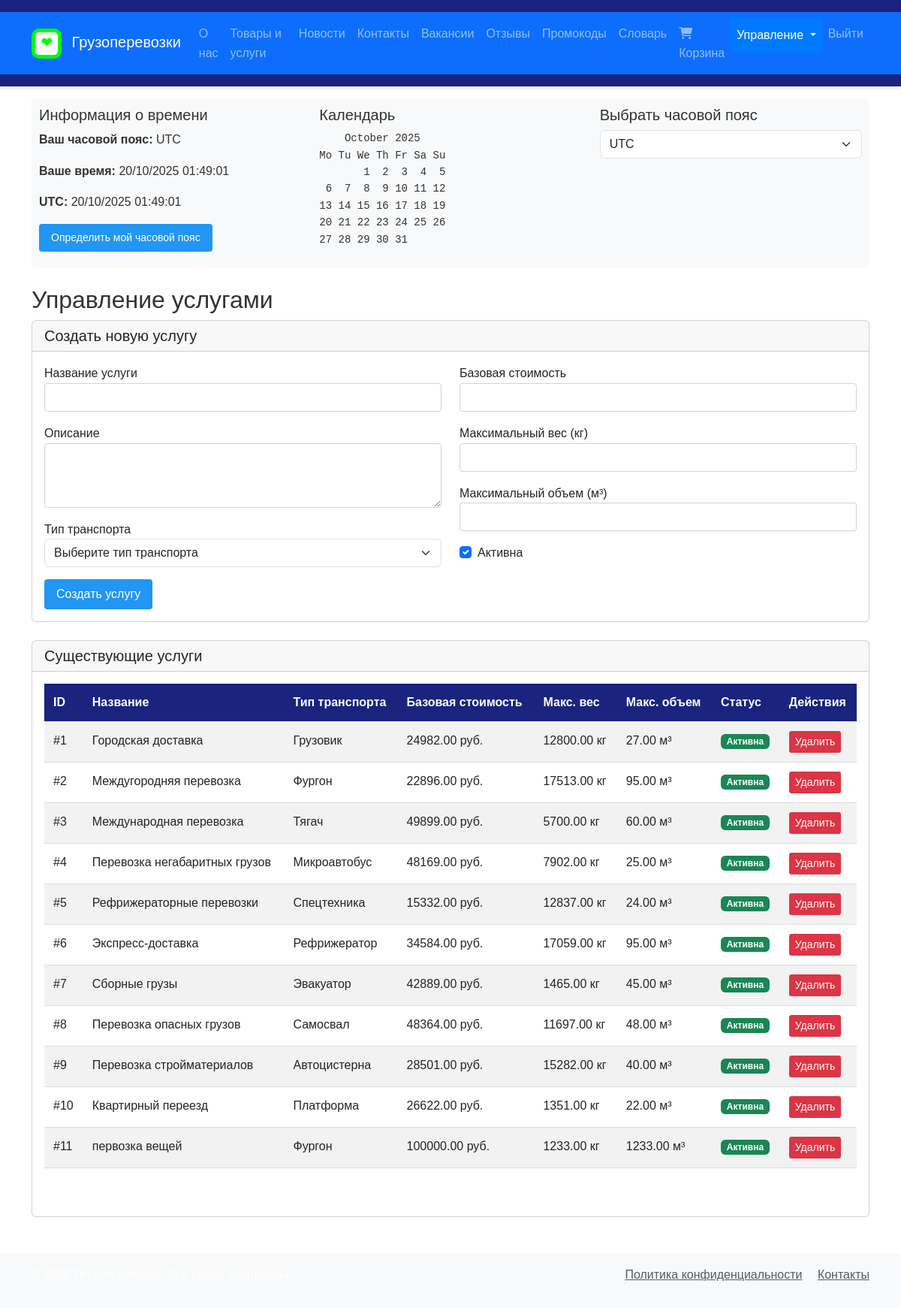
Page /management/services/ (signed in) on the committed database.
### main/models.py (models this page shows, shortened)
class Service(models.Model):
    name = models.CharField('Название', max_length=200)
    description = models.TextField('Описание', default='')
    vehicle_type = models.ForeignKey(VehicleType, on_delete=models.PROTECT, verbose_name='Тип транспорта')
    base_price = models.DecimalField('Базовая цена', max_digits=10, decimal_places=2, default=0.00)
    max_weight = models.DecimalField('Максимальный вес (кг)', max_digits=10, decimal_places=2, default=1000.00)
    max_volume = models.DecimalField('Максимальный объем (м³)', max_digits=10, decimal_places=2, default=10.00)
    is_active = models.BooleanField('Активна', default=True)
    class Meta:
        verbose_name = 'Услуга'
        verbose_name_plural = 'Услуги'

class VehicleType(models.Model):
    name = models.CharField('Название', max_length=200)
    description = models.TextField('Описание', default='')
    class Meta:
        verbose_name = 'Тип транспорта'
        verbose_name_plural = 'Типы транспорта'

### main/views.py (the view, shortened to what this page needs)
# urls.py: path('management/services/', views.admin_services, name='admin_services'),
@staff_member_required
def admin_services(request):
    services = Service.objects.select_related('vehicle_type').all()
    vehicle_types = VehicleType.objects.all()
    context = {
        'services': services,
        'vehicle_types': vehicle_types
    }
    return render(request, 'main/management/services.html', context)

### main/context_processors.py (called while the page is built)
def timezone_info(request):
    user_timezone = request.session.get('user_timezone', 'UTC')
    if user_timezone not in pytz.all_timezones:
        user_timezone = 'UTC'
    user_tz = pytz.timezone(user_timezone)
    utc_now = timezone.now()
    user_now = utc_now.astimezone(user_tz)
    cal = calendar.TextCalendar(calendar.MONDAY)
    current_calendar = cal.formatmonth(user_now.year, user_now.month)
    return {
        'user_timezone': user_timezone,
        'utc_now': utc_now.strftime('%d/%m/%Y %H:%M:%S'),
        'user_now': user_now.strftime('%d/%m/%Y %H:%M:%S'),
        'current_calendar': current_calendar,
    }

### main/templates/main/management/services.html (shortened to what this page needs)
{% extends 'main/base.html' %}
{% load static %}
{% block content %}
<div class="container mt-4">
    <h2>Управление услугами</h2>
    <div class="card mb-4">
        <div class="card-header">
            <h5 class="mb-0">Создать новую услугу</h5>
        </div>
        <div class="card-body">
            <form method="post">
                <div class="row">
                    <div class="col-md-6">
                        <div class="mb-3">
                            <label for="name">Название услуги</label>
                            <input type="text" class="form-control" id="name" name="name" required>
                        </div>
                        <div class="mb-3">
                            <label for="description">Описание</label>
                            <textarea class="form-control" id="description" name="description" rows="3" required></textarea>
                        </div>
                        <div class="mb-3">
                            <label for="vehicle_type">Тип транспорта</label>
                            <select name="vehicle_type" id="vehicle_type" class="form-select" required>
                                <option value="">Выберите тип транспорта</option>
                            </select>
                        </div>
                    </div>
                    <div class="col-md-6">
                        <div class="mb-3">
                            <label for="base_price">Базовая стоимость</label>
                            <input type="number" step="0.01" class="form-control" id="base_price" name="base_price" required>
                        </div>
                        <div class="mb-3">
                            <label for="max_weight">Максимальный вес (кг)</label>
                            <input type="number" step="0.1" class="form-control" id="max_weight" name="max_weight" required>
                        </div>
                        <div class="mb-3">
                            <label for="max_volume">Максимальный объем (м³)</label>
                            <input type="number" step="0.1" class="form-control" id="max_volume" name="max_volume" required>
                        </div>
                        <div class="mb-3">
                            <div class="form-check">
                                <input type="checkbox" class="form-check-input" id="is_active" name="is_active" checked>
                                <label class="form-check-label" for="is_active">Активна</label>
                            </div>
                        </div>
                    </div>
                </div>
                <button type="submit" class="btn btn-primary">Создать услугу</button>
            </form>
        </div>
    </div>
    <div class="card">
        <div class="card-header">
            <h5 class="mb-0">Существующие услуги</h5>
        </div>
        <div class="card-body">
            <div class="table-responsive">
                <table class="table table-striped">
                    <thead>
                        <tr>
                            <th>ID</th>
                            <th>Название</th>
                            <th>Тип транспорта</th>
                            <th>Базовая стоимость</th>
                            <th>Макс. вес</th>
                            <th>Макс. объем</th>
                            <th>Статус</th>
                            <th>Действия</th>
                        </tr>
                    </thead>
                    <tbody>
                        {% for service in services %}
                        <tr>
                            <td>#{{ service.id }}</td>
                            <td>{{ service.name }}</td>
                            <td>{{ service.vehicle_type.name }}</td>
                            <td>{{ service.base_price }} руб.</td>
                            <td>{{ service.max_weight }} кг</td>
                            <td>{{ service.max_volume }} м³</td>
                            <td>
                                <span class="badge {% if service.is_active %}bg-success{% else %}bg-danger{% endif %}">
                                    {{ service.is_active|yesno:"Активна,Неактивна" }}
                                </span>
                            </td>
                            <td>
                                <form method="post" class="d-inline" onsubmit="return confirm('Вы уверены, что хотите удалить эту услугу?');">
                                    <button type="submit" class="btn btn-danger btn-sm">Удалить</button>
                                </form>
                            </td>
                        </tr>
                        {% empty %}
                        <tr>
                            <td colspan="8" class="text-center">Нет услуг</td>
                        </tr>
                        {% endfor %}
                    </tbody>
                </table>
            </div>
        </div>
    </div>
</div>
{% endblock %}

### main/static/css/style.css (style rules this page uses)
* { margin: 0; padding: 0; box-sizing: border-box; }
body { font-family: 'Arial', sans-serif; line-height: 1.6; color: #333; }
.btn { padding: 0.5rem 1rem; border: none; border-radius: 4px; cursor: pointer; text-decoration: none; transition: background-color 0.3s; }
.btn-primary { background-color: #2196f3; color: white; }
.btn.btn-danger { color: #fff !important; background-color: #dc3545 !important; border-color: #dc3545 !important; padding: 0.25rem 0.5rem; font-size: 0.875rem; line-height: 1.5; border-radius: 0.2rem; text-decoration: none; display: inline-block; font-weight: 400; text-align: center; vertical-align: middle; cursor: pointer; user-select: none; transition: color .15s ease-in-out,background-color .15s ease-in-out,border-color .15s ease-in-out,box-shadow .15s ease-in-out; }
.table-responsive { overflow-x: auto; margin-bottom: 2rem; }
.table { width: 100%; border-collapse: collapse; margin-bottom: 1rem; }
.table th, .table td { padding: 0.75rem; text-align: left; border-bottom: 1px solid #ddd; }
.table th { background-color: #1a237e; color: white; }
.table tr:nth-child(even) { background-color: #f5f5f5; }
.form-control { display: block; width: 100%; padding: .375rem .75rem; font-size: 1rem; line-height: 1.5; color: #495057; background-color: #fff; border: 1px solid #ced4da; border-radius: .25rem; transition: border-color .15s ease-in-out,box-shadow .15s ease-in-out; }

### rows in the picture
Service: id "1", name "Городская доставка", vehicle_type.name "Грузовик", base_price "24982.00", max_weight "12800.00", max_volume "27.00", is_active "Активна"
Service: id "2", name "Междугородняя перевозка", vehicle_type.name "Фургон", base_price "22896.00", max_weight "17513.00", max_volume "95.00", is_active "Активна"
Service: id "3", name "Международная перевозка", vehicle_type.name "Тягач", base_price "49899.00", max_weight "5700.00", max_volume "60.00", is_active "Активна"
Service: id "4", name "Перевозка негабаритных грузов", vehicle_type.name "Микроавтобус", base_price "48169.00", max_weight "7902.00", max_volume "25.00", is_active "Активна"
Service: id "5", name "Рефрижераторные перевозки", vehicle_type.name "Спецтехника", base_price "15332.00", max_weight "12837.00", max_volume "24.00", is_active "Активна"
Service: id "6", name "Экспресс-доставка", vehicle_type.name "Рефрижератор", base_price "34584.00", max_weight "17059.00", max_volume "95.00", is_active "Активна"
Service: id "7", name "Сборные грузы", vehicle_type.name "Эвакуатор", base_price "42889.00", max_weight "1465.00", max_volume "45.00", is_active "Активна"
Service: id "8", name "Перевозка опасных грузов", vehicle_type.name "Самосвал", base_price "48364.00", max_weight "11697.00", max_volume "48.00", is_active "Активна"
Service: id "9", name "Перевозка стройматериалов", vehicle_type.name "Автоцистерна", base_price "28501.00", max_weight "15282.00", max_volume "40.00", is_active "Активна"
Service: id "10", name "Квартирный переезд", vehicle_type.name "Платформа", base_price "26622.00", max_weight "1351.00", max_volume "22.00", is_active "Активна"
Service: id "11", name "первозка вещей", vehicle_type.name "Фургон", base_price "100000.00", max_weight "1233.00", max_volume "1233.00", is_active "Активна"

### other values in the picture
{{ user_timezone }} "UTC"
{{ user_now }} "20/10/2025 01:49:01"
{{ utc_now }} "20/10/2025 01:49:01"
{{ current_calendar }} "October 2025 Mo Tu We Th Fr Sa Su 1 2 3 4 5 6 7 8 9 10 11 12 13 14 15 16 17 18 19 20 21 22 23 24 25 26 27 28 29 30 31"
